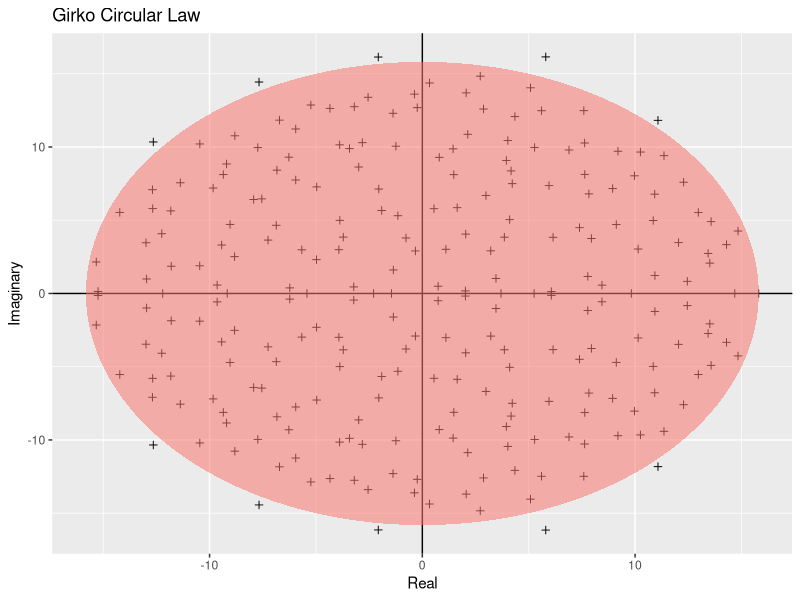

Source code (R):
library(ggplot2)
library(here)

# Build a function that returns an ellipse (predicted eigenvalue boundary)
build_ellipse <- function(hradius, vradius){
  npoints = 250
  a <- seq(0, 2 * pi, length = npoints + 1)
  x <- hradius * cos(a)
  y <- vradius * sin(a)
  return(data.frame(x = x, y = y))
}

# Set matrix
N <- 250
M <- matrix(rnorm(N * N), N, N)

eigvals <- eigen(M)$values
# Build dataframe
eigDF <- data.frame(
  "Real" = Re(eigvals),
  "Imaginary" = Im(eigvals)
)

# Compute theoretical radius
radius <- sqrt(N)

# Build dataframe for the ellipse boundary
ellDF <- build_ellipse(radius, radius)
names(ellDF) <- c("Real", "Imaginary")

# Create plot
p <- ggplot(eigDF, aes(x = Real, y = Imaginary)) +
  geom_point(shape = I(3)) +
  geom_hline(aes(yintercept = 0)) +
  geom_vline(aes(xintercept = 0)) +
  geom_polygon(
    data = ellDF,
    aes(x = Real, y = Imaginary, alpha = 1/20, fill = "red")
  ) +
  theme(legend.position = "none") +
  ggtitle("Girko Circular Law")

# Ensure results directory exists
results_dir <- here("week4", "results")
if (!dir.exists(results_dir)) {
  dir.create(results_dir, recursive = TRUE)
}

# Save plot to PDF
pdf(here("week4", "results", "Girko.pdf"), width = 8, height = 8)
print(p)
dev.off()

cat("Complete\n")
